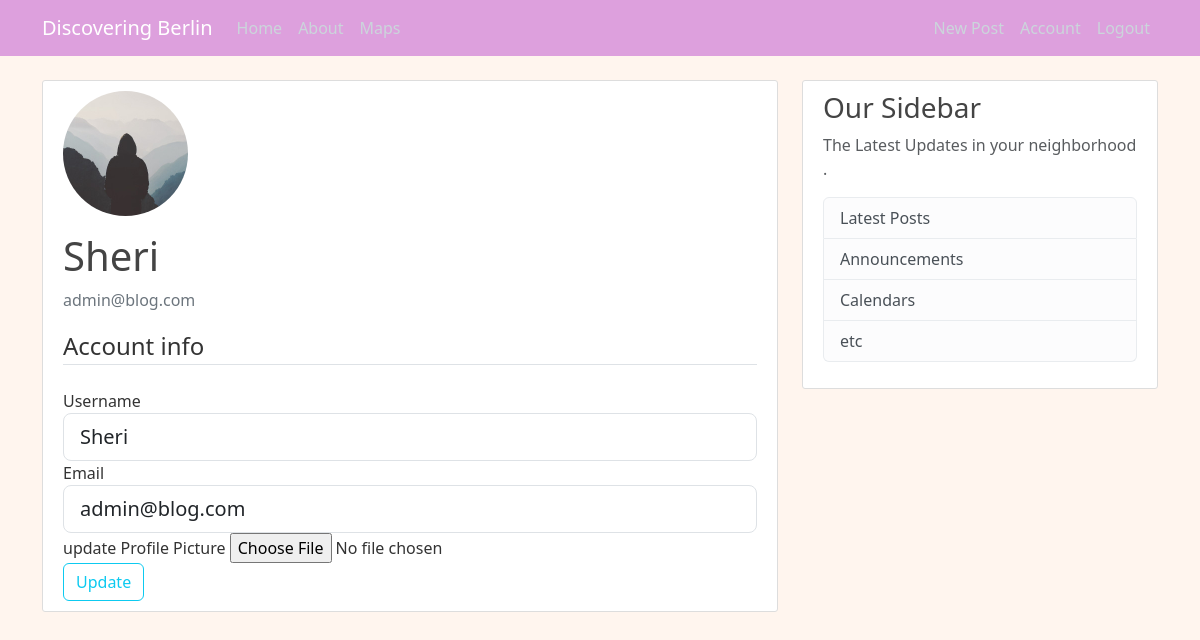
Page /account (signed in) on the earlier database version.
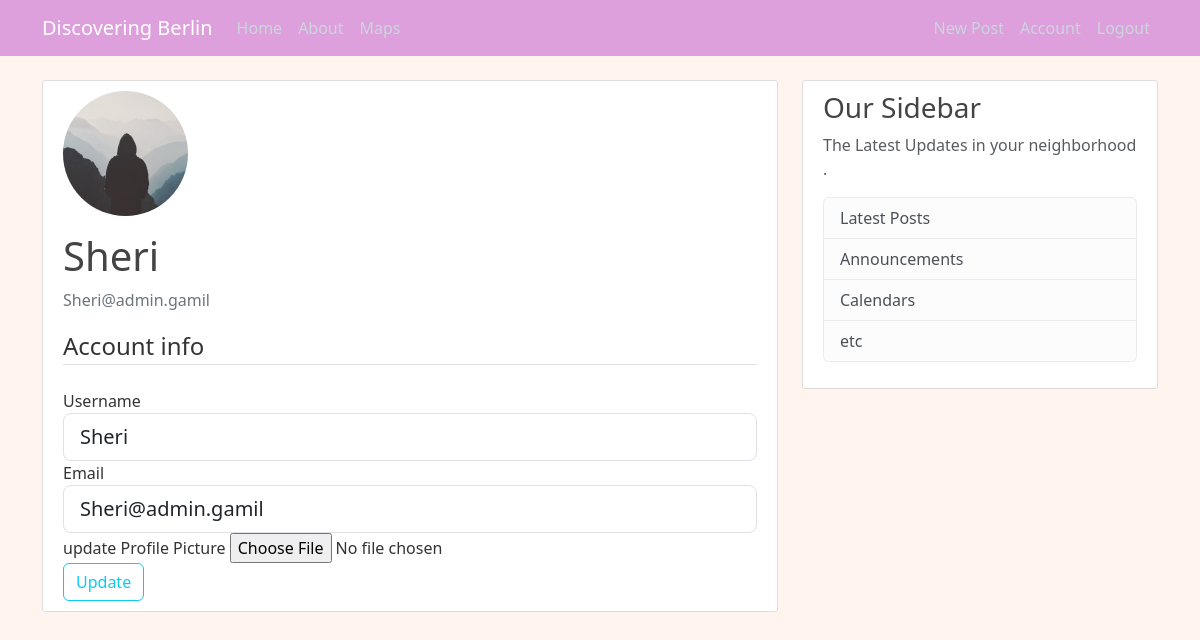
Same page on the later database version.
### app/models.py (models this page shows)
class User(db.Model, UserMixin):
    id = db.Column(db.Integer, primary_key=True)
    username = db.Column(db.String(20), unique=True, nullable=False)
    email = db.Column(db.String(120), unique=True, nullable=False)
    image_file = db.Column(db.String(20), nullable=False, default='default.jpg')
    password = db.Column(db.String(60), nullable=False)
    posts = db.relationship('Post', backref='author', lazy=True)

### app/routes.py (the view)
@app.route("/account", methods=['GET','POST'])
@login_required
def account():
   form = UpdateAccountForm ()
   if form.validate_on_submit():
     if form.picture.data:
        picture_file= save_picture(form.picture.data)
        current_user.image_file = picture_file
     current_user.username = form.username.data
     current_user.email = form.email.data
     db.session.commit()
     flash ('Your Account has been update!', 'success')
     return redirect (url_for('account'))
   elif request.method == 'GET':
      form.username.data= current_user.username
      form.email.data= current_user.email
   image_file = url_for('static', filename='profile_pics/' + current_user.image_file)
   return render_template('account.html', title='Account', image_file= image_file, form=form )

### app/forms.py (shortened to what this page needs)
class UpdateAccountForm(FlaskForm):
   username = StringField('Username',
                        validators=[DataRequired(), Length(min=2, max=20)])
   email = StringField('Email',
                      validators=[DataRequired(), Email()])
   picture= FileField ('update Profile Picture', validators=[FileAllowed(['jpg', 'png'])])
   submit = SubmitField('Update')

### app/models.py (called while the page is built)
@login_manager.user_loader
def load_user(user_id):
   return User.query.get(int(user_id))

### app/templates/account.html (shortened to what this page needs)
{%extends "layout.html"%}
{%block content%}
<div class="content-section">
    <div class="media">
      <img class="rounded-circle account-img" src="{{image_file}}">
      <div class="media-body">
        <h2 class="account-heading">{{current_user.username}}</h2>
        <p class="text-secondary">{{current_user.email}}</p>
      </div>
    </div>
        <form method="POST" action="" novalidate enctype="multipart/form-data">
            <fieldset class="form-group">
                <legend class="border-bottom mb-4"> Account info</legend>
                <div class="form-group">
                    {{ form.username.label(class="form-control-label") }}
                    {% if form.username.errors %}
                        {{ form.username(class="form-control form-control-lg is-invalid") }}
                        <div class="invalid-feedback">
                            {% for error in form.username.errors %}
                                <span>{{ error }}</span>
                            {% endfor %}
                        </div>
                    {% else %}
                        {{ form.username(class="form-control form-control-lg") }}
                    {% endif %}
                </div>
                <div class="form-group">
                    {{ form.email.label(class="form-control-label") }}
                    {% if form.email.errors %}
                        {{ form.email(class="form-control form-control-lg is-invalid") }}
                        <div class="invalid-feedback">
                            {% for error in form.email.errors %}
                                <span>{{ error }}</span>
                            {% endfor %}
                        </div>
                    {% else %}
                        {{ form.email(class="form-control form-control-lg") }}
                    {% endif %}
                    </div>
                    <div class="form-group">
                        {{ form.picture.label() }}
                        {{ form.picture(class="form-control-file") }}
                    </div>
            </fieldset>
            <div class="form-group">
                {{ form.submit(class="btn btn-outline-info") }}
            </div>
        </form>
  </div>
{%endblock content%}

### app/templates/layout.html (shortened to what this page needs)
<!DOCTYPE html>
<html lang="en">
<head>
    <link href="https://cdn.jsdelivr.net/npm/bootstrap@5.3.2/dist/css/bootstrap.min.css" rel="stylesheet">
   <link rel="stylesheet" type=" text/css" href="{{url_for('static',filename='main.css')}}">
</head>
<body>
    <header class="site-header">
        <nav class="navbar navbar-expand-sm navbar-dark bg-steel fixed-top">
          <div class="container">
            <a class="navbar-brand mr-4" href="/">Discovering Berlin</a>
            <div class="collapse navbar-collapse" id="navbarToggle">
              <div class="navbar-nav me-auto mb-2 mb-lg-0">
                <a class="nav-item nav-link" href="{{url_for ('home')}}">Home</a>
                <a class="nav-item nav-link" href="{{url_for ('about')}}">About</a>
                <a class="nav-item nav-link" href="{{url_for ('map')}}">Maps</a>
              </div>
              <div class="navbar-nav nav-right">
               {% if current_user.is_authenticated%}
               <a class="nav-item nav-link" href="{{url_for ('new_post')}}">New Post</a>
               <a class="nav-item nav-link" href="{{url_for ('account')}}">Account</a>
               <a class="nav-item nav-link" href="{{url_for ('logout')}}">Logout</a>
               {%else%}
                <a class="nav-item nav-link" href="{{url_for ('login')}}">Login</a>
                <a class="nav-item nav-link" href="{{url_for ('register')}}">Register</a>
                {% endif %}
              </div>
            </div>
          </div>
        </nav>
      </header>
      <main role="main" class="container">
        <div class="row">
          <div class="col-md-8">
            {% block content %}{% endblock %}
          </div>
          <div class="col-md-4">
            <div class="content-section">
              <h3>Our Sidebar</h3>
              <p class='text-muted'> The Latest Updates in your neighborhood .
                <ul class="list-group">
                  <li class="list-group-item list-group-item-light">Latest Posts</li>
                  <li class="list-group-item list-group-item-light">Announcements</li>
                  <li class="list-group-item list-group-item-light">Calendars</li>
                  <li class="list-group-item list-group-item-light">etc</li>
                </ul>
              </p>
            </div>
          </div>
        </div>
      </main>
</body>
</html>

### app/static/main.css (style rules this page uses)
body { background: #FFF5EE; color: #333333; margin-top: 5rem; }
h1, h2, h3, h4, h5, h6 { color: #444444; }
.bg-steel { background-color: #DDA0DD; }
.site-header .navbar-nav .nav-link { color: #cbd5db; }
.content-section { background: #ffffff; padding: 10px 20px; border: 1px solid #dddddd; border-radius: 3px; margin-bottom: 20px; }
.account-img { height: 125px; width: 125px; margin-right: 20px; margin-bottom: 16px; }
.account-heading { font-size: 2.5rem; }

Differences in the rows shown:
changed User "Sheri": email "admin@blog.com" → "Sheri@admin.gamil"
